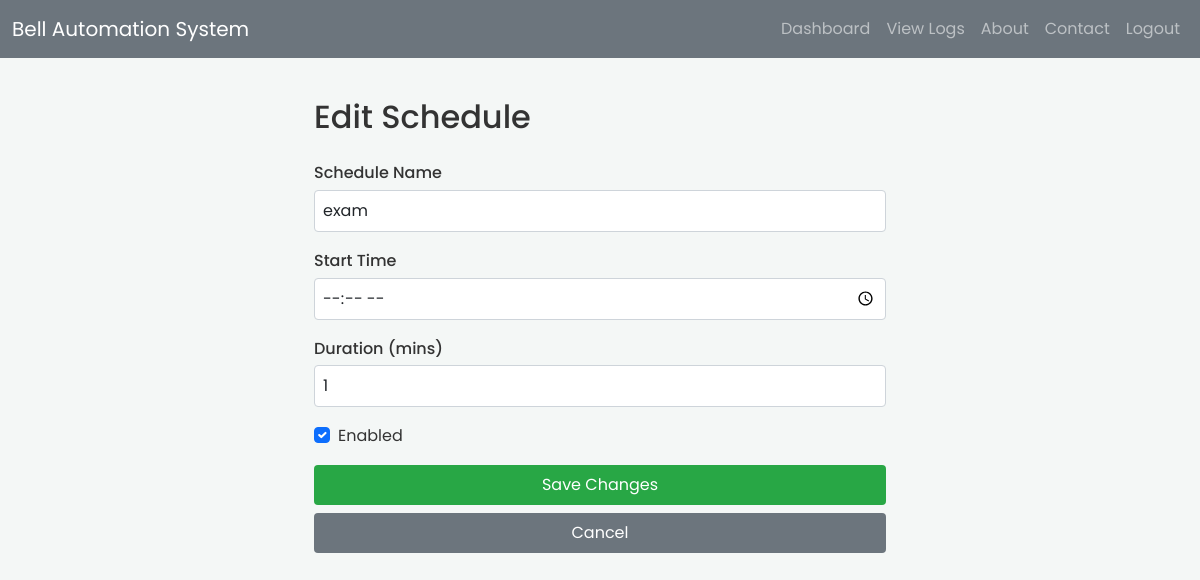
The app's page /schedule/21/edit/ (signed in) with its own data.
### bellapp/models.py (models this page shows, shortened)
class Schedule(models.Model):
    name = models.CharField(max_length=100)
    start_time = models.TimeField()
    duration_minutes = models.PositiveIntegerField()  # or end_time field
    enabled = models.BooleanField(default=True)
    date = models.DateField()

### bellapp/views.py (the view, shortened to what this page needs)
# urls.py: path('schedule/<int:schedule_id>/edit/', views.edit_schedule, name='edit_schedule'),
@login_required
def edit_schedule(request, schedule_id):
    sched = get_object_or_404(Schedule, id=schedule_id)
    return render(request, 'myapp/edit_schedule.html', {'schedule': sched})

### templates/myapp/edit_schedule.html (shortened to what this page needs)
{% extends "myapp/base.html" %}
{% block content %}
<div class="row justify-content-center">
  <div class="col-md-6">
    <h2 class="mb-4">Edit Schedule</h2>
    <form method="post">
      <div class="mb-3">
        <label class="form-label">Schedule Name</label>
        <input type="text" name="name" class="form-control"
               value="{{ schedule.name }}" required>
      </div>
      <div class="mb-3">
        <label class="form-label">Start Time</label>
        <input type="time" name="start_time" class="form-control"
               value="{{ schedule.start_time }}" required>
      </div>
      <div class="mb-3">
        <label class="form-label">Duration (mins)</label>
        <input type="number" name="duration" class="form-control"
               value="{{ schedule.duration_minutes }}" required min="1">
      </div>
      <div class="form-check mb-3">
        <input type="checkbox" name="enabled" class="form-check-input" id="enabled"
               {% if schedule.enabled %}checked{% endif %}>
        <label class="form-check-label" for="enabled">Enabled</label>
      </div>
      <button type="submit" class="btn btn-success w-100">Save Changes</button>
      <a href="{% url 'myapp:dashboard' %}" class="btn btn-secondary w-100 mt-2">Cancel</a>
    </form>
  </div>
</div>
{% endblock %}

### bellapp/static/myapp/css/dashboard.css (style rules this page uses)
* { box-sizing: border-box; margin: 0; padding: 0; }
body { background-color: #f4f6fa; color: #343a40; font-family: sans-serif; }
.form-label { display: block; margin-bottom: 0.25rem; font-weight: 500; }
.form-control { width: 100%; padding: 0.5rem; margin-bottom: 1rem; border: 1px solid #ced4da; border-radius: 4px; }
.btn { border: none; border-radius: 4px; padding: 0.5rem 1rem; cursor: pointer; }
.btn-success { background-color: #28a745; color: white; }

### bellapp/static/myapp/css/login.css (style rules this page uses)
button { width: 100%; padding: 12px; border: none; border-radius: 8px; background-color: #4e73df; color: #fff; font-size: 1rem; cursor: pointer; transition: all 0.3s ease; }

### bellapp/static/myapp/css/about.css (style rules this page uses)
* { margin: 0; padding: 0; box-sizing: border-box; }
body { font-family: Arial, Helvetica, sans-serif; background-color: #f4f7f6; color: #333; min-height: 100vh; }

### bellapp/static/myapp/css/contact.css (style rules this page uses)
* { box-sizing: border-box; margin: 0; padding: 0; }
body { font-family: Arial, sans-serif; background-color: #f4f7f6; line-height: 1.6; }

### templates/myapp/base.html (style rules this page uses)
body { font-family:'Poppins',sans-serif; }

### records on screen
Schedule: name "exam", duration "1", enabled "☑"
